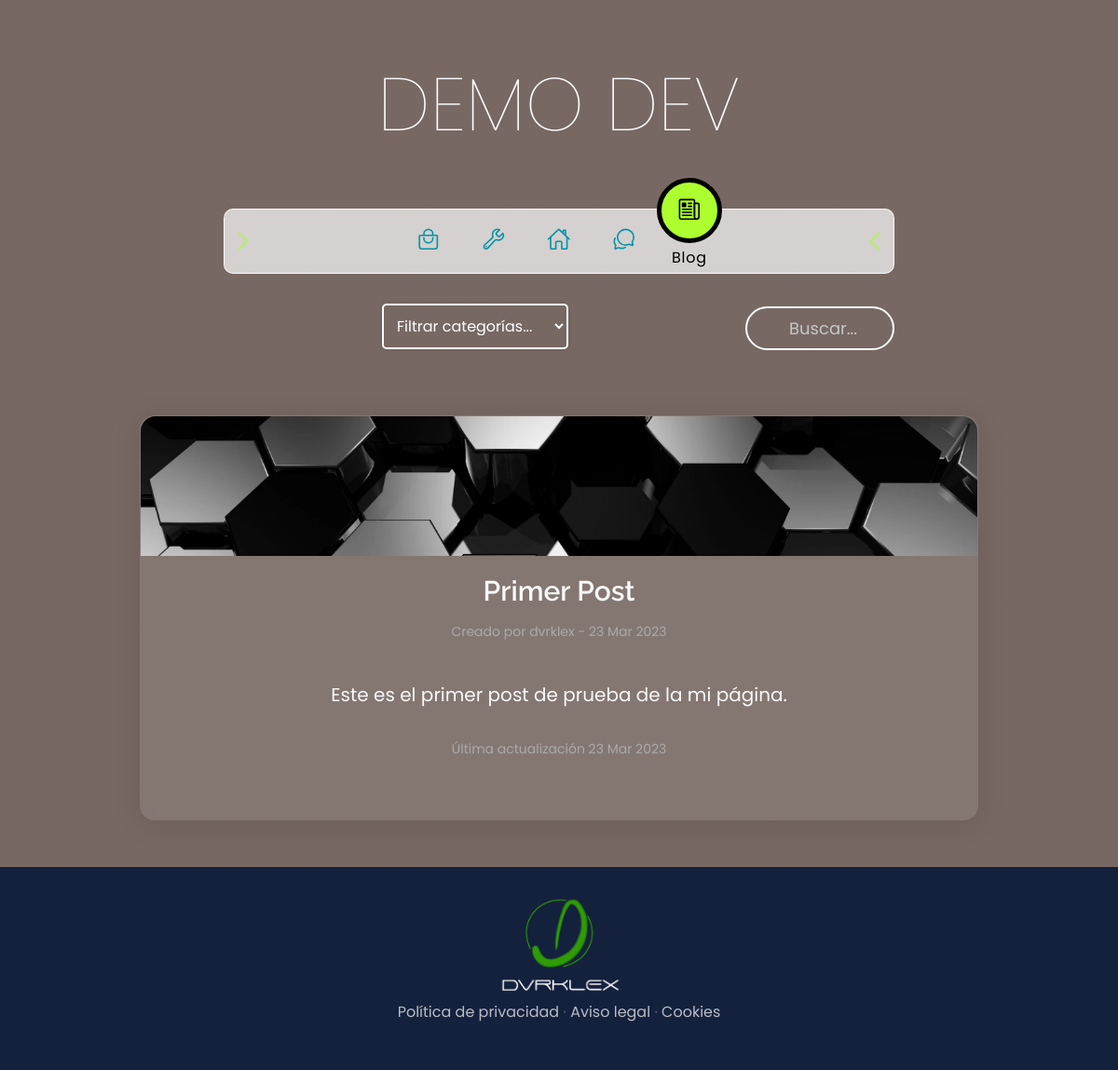
Page /blog/post/1/ on the committed database.
### blog/models.py (models this page shows, shortened)
class Post(models.Model):
    titulo = models.CharField(max_length=50)
    contenido = models.TextField()
    imagen = models.ImageField(upload_to='post', null=True, blank=True) #opcional cargar una imagen en cada post
    autor = models.ForeignKey(User, on_delete=models.CASCADE) #eliminar en cascada todos los post de un usuario
    categoria = models.ManyToManyField(Categoria) #relación mucho a mucho
    created = models.DateTimeField(auto_now_add=True)
    updated = models.DateTimeField(auto_now_add=True)
    class Meta:
        verbose_name = 'post'
        verbose_name_plural = 'posts'

### blog/views.py (the view)
# urls.py: path('post/<int:post_id>/', views.view_post, name='view_post'),
def view_post(request, post_id):
    post = Post.objects.get(id=post_id)
    categorias = Categoria.objects.all()
    return render(request, 'blog/post.html', {'post': post,'post_id':post_id,'categorias': categorias})

### blog/templates/blog/post.html (shortened to what this page needs)
{% extends '../webProject_app/base.html' %}
{% load static %}
{% block content %}
    <div class="sub_menu">
        <div class="dropdown">
            <select onchange="location = this.value;">
                <option value="">Filtrar categorías...</option>
            </select>
        </div>
        <form method="get" action="{% url 'buscar' %}">
            <div class="search_bar">
                <input type="search" name="search" id="search" placeholder="Buscar...">
            </div>
        </form>
    </div>
    <div class="post_index">
        <div class="post_index_header">
            <img src="{% static 'blog/img/post_header_index.jpg' %}" alt="imagen_post">
        </div>
        <div class="post_index_content">
            <h3>{{post.titulo}}</h3>
            <span>Creado por {{post.autor}} - {{ post.created|date:"d M Y" }}</span>
            <p>{{post.contenido}}</p>
            <span class="last_updated">Última actualización {{ post.updated|date:"d M Y" }}</span>
        </div>
    </div>
{% endblock %}

### webProject_app/static/webProject_app/css/gestion.css (style rules this page uses)
body { font-family: 'Lora'; background: linear-gradient(rgba(47, 23, 15, 0.65), rgba(47, 23, 15, 0.65)), url("../img/back_blue.jpg"); background-attachment: fixed; background-position: center; background-size: cover; }
* { scrollbar-width: thin; scrollbar-color: #054C75 #A1A1A1; }
h1, h2, h3, h4, h5, h6 { font-family: 'Raleway'; }
p { line-height: 1.75; }

### webProject_app/static/webProject_app/css/nav_btn.css (style rules this page uses)
* { margin: 0; padding: 0; box-sizing: border-box; font-family: 'Poppins', sans-serif; }
:root { --clr: #0093a7; }

### blog/static/blog/css/blog.css (style rules this page uses)
.search_bar { width: 30%; height: auto; margin: 20px; display: flex; justify-content: center; align-items: center; }
.search_bar input[type=search] { width: 160px; padding: 8px 20px 8px 45px; border: #fff solid 2px; font-size: 18px; border-radius: 25px; background-position: 2% 50%; background-repeat: no-repeat; background-size: 30px; background-image: url('search.svg'); background-color: transparent; transition: 0.5s all ease-in-out; filter: brightness(170%); }
.search_bar input[type=search]:focus, .search_bar input[type=search]:not(:placeholder-shown) { width: 350px; background-color: #fff; filter: brightness(100%); }
.sub_menu { display: grid; grid-template-rows: 1fr; grid-template-columns: repeat(2, 1fr); margin-top: 15px; margin-left: 400px; justify-content: space-evenly; align-content: center; }
.dropdown { margin-top: 7px; }
.sub_menu select { background-color: transparent; padding: 10px; color: #fff; border-radius: 5px; margin: 10px; border: 2px solid #fff; box-shadow: 0 0 5px rgba(0,0,0,0.1); width: 200px; }
.sub_menu select option { color: #000; font-weight: 400; padding: 10px; border-radius: 5px; border: none; box-shadow: 0 0 5px rgba(0,0,0,0.1); width: 200px; transition: background-color 0.3s ease; }
.sub_menu select option:checked { background-color: #a8a8a8; }
.post_index { max-width: 900px; height: auto; margin: auto; display: flex; flex-direction: column; justify-content: center; align-items: center; margin-top: 50px; margin-bottom: 50px; background: rgba(255, 255, 255, 0.1); border-radius: 16px; box-shadow: 0 4px 30px rgba(0, 0, 0, 0.1); backdrop-filter: blur(7.2px); -webkit-backdrop-filter: blur(7.2px); border: 1px solid rgba(255, 255, 255, 0); }
.post_index .post_index_header { width: 100%; height: 150px; border-radius: 16px 16px 0px 0px; }
.post_index .post_index_header img { width: 100%; height: 100%; object-fit: cover; border-radius: 16px 16px 0px 0px; }
.post_index .post_index_content { width: 100%; height: calc(1000% - 60%); display: flex; flex-direction: column; justify-content: center; align-items: center; margin-bottom: 50px; }
.post_index .post_index_content span { font-size: 14px; font-weight: 400; color: #aaaaaa; margin-bottom: 15px; }
.post_index .post_index_content .last_updated { margin-top: 5px; }
.post_index .post_index_content h3 { font-size: 30px; font-weight: 600; font-family: 'Raleway'; color: #faf8f8; margin-top: 20px; margin-bottom: 15px; }
.post_index .post_index_content p { font-size: 20px; font-weight: 400; color: #faf8f8; margin:25px; }

### rows in the picture
Post: titulo "Primer Post", autor "dvrklex", created "23 Mar 2023", contenido "Este es el primer post de prueba de la mi página.", updated "23 Mar 2023"
